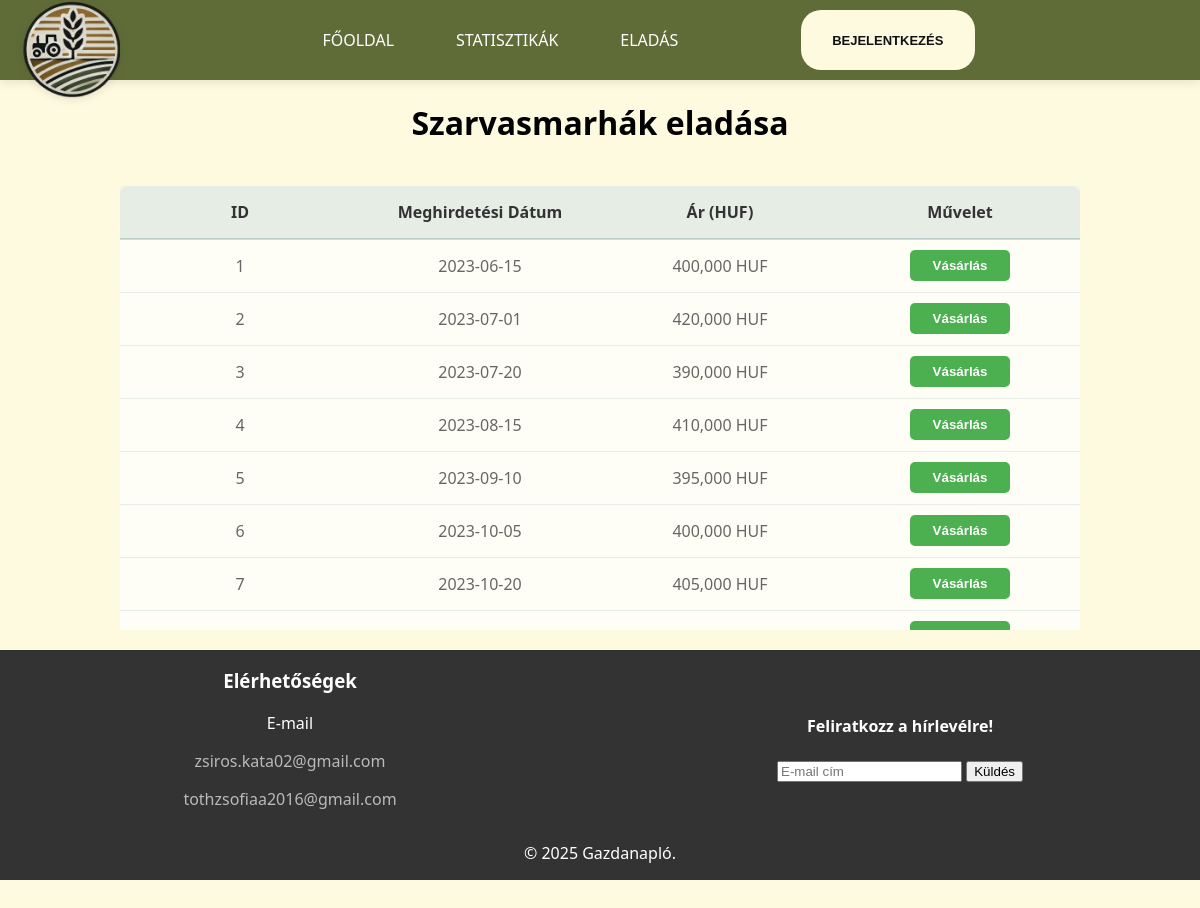
/main/sell.php, run on an earlier commit of the app's database.
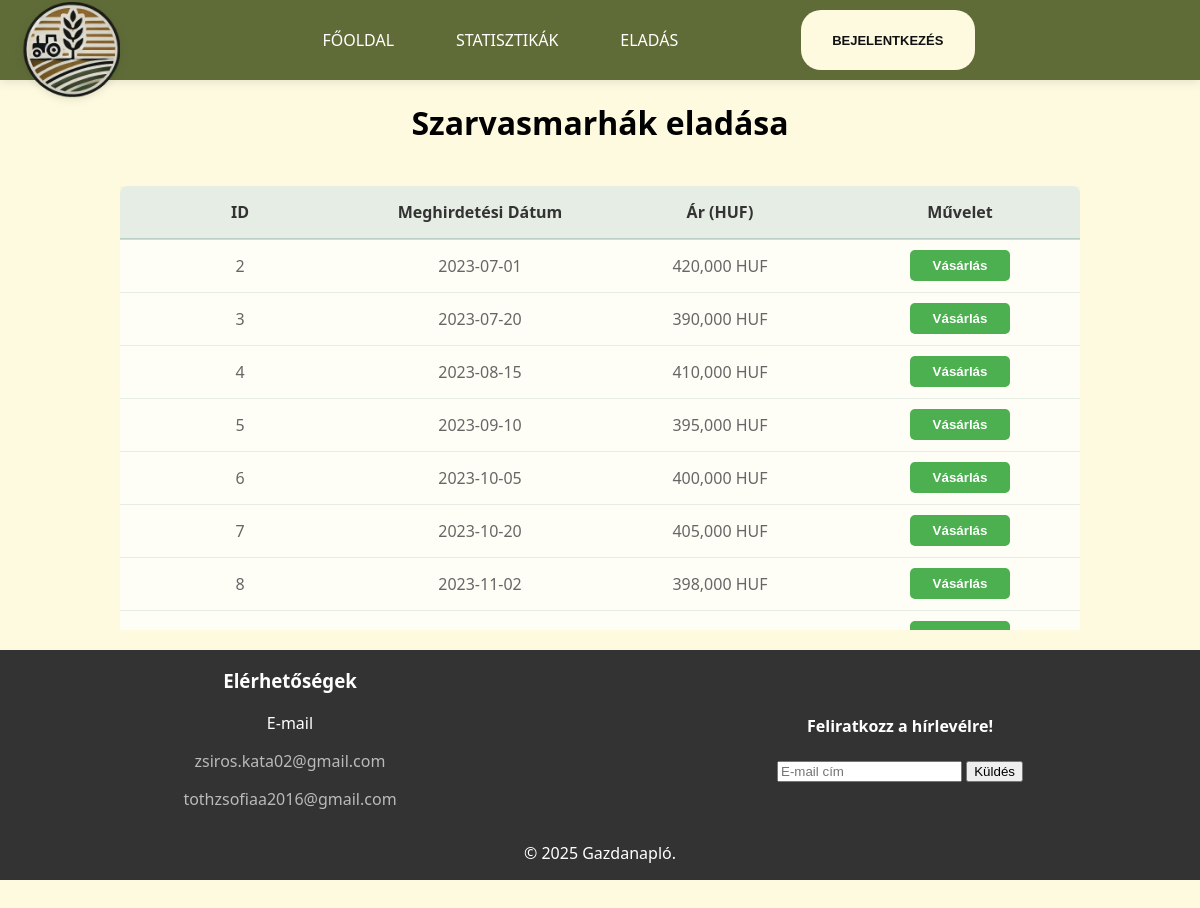
And on a later commit of the database.
### tables this page shows
CREATE TABLE `sales` (
  `id` int(11) NOT NULL,
  `cows_id` int(11) DEFAULT NULL,
  `customer_id` int(11) DEFAULT NULL,
  `sales_date` date DEFAULT NULL,
  `price` decimal(10,2) DEFAULT NULL,
  `sale_status` tinyint(1) NOT NULL DEFAULT 0
);

### main/sell.php (the view, shortened to what this page needs)
<?php
$servername = "localhost";
$username = "root";
$password = "";
$dbname = "gazdanaplo";
$conn = new mysqli($servername, $username, $password, $dbname);
$sql = "SELECT id, sales_date, customer_id, price, cows_id, sale_status FROM sales WHERE sale_status = 'available'";
$result = $conn->query($sql);
?>
<!DOCTYPE html>
<html lang="hu">
<head>
    <link rel="stylesheet" href="../css/nav.css">
    <link rel="stylesheet" href="../css/footer.css">
    <link rel="stylesheet" href="../css/selling.css">
</head>
<body>
<?php include '../main/nav.php'; ?>
    <h1>Szarvasmarhák eladása</h1>
    <div class="table-wrapper">
    <table>
        <tr>
            <th>ID</th>
            <th>Meghirdetési Dátum</th>
            <th>Ár (HUF)</th>
            <th>Művelet</th>
        </tr>
        <?php if ($result->num_rows > 0) {
          while($row = $result->fetch_assoc()) {
            echo "<tr id='row-" . $row["id"] . "'>
                    <td>" . $row["id"] . "</td>
                    <td>" . $row["sales_date"] . "</td>
                    <td>" . number_format($row["price"]) . " HUF</td>
                    <td>
                        <button class='purchase-button' data-price='" . $row["price"] . "' data-sale-id='" . $row["id"] . "'>
                            Vásárlás
                        </button>
                    </td>
                  </tr>";
            }
        } else {
            echo "<tr><td colspan='4'>Nincs elérhető adat</td></tr>";
        } ?>
    </table>
</div>
<button class="dismiss" id="close-confirmation">×</button>
<footer>
    <?php include '../main/footer.php'; ?>
</footer>
</body>
</html>

### main/nav.php (shortened to what this page needs)
<nav>
    <div class="logo-container">
        <?php
            echo '<img src="/vizsgaremek/cowPicture/logo.png" alt="Logo">';
        ?>
    </div>
    <div class="nav-links">
        <div class="links">
            <?php
            if (!isset($_SESSION['logged_in']) || $_SESSION['logged_in'] === false) {
                echo '<a href="/vizsgaremek/index.php">Főoldal</a>';
                echo '<a href="/vizsgaremek/main/static.php">Statisztikák</a>';
                echo '<a href="/vizsgaremek/main/sell.php">Eladás</a>';
            } else {
                echo '<a href="main.php">Főoldal</a>';
                echo '<a href="list.php">Cikkek</a>';
                echo '<a href="farm_states.php">Farm állománya</a>';
                echo '<a href="newcow.php">Új Szarvasmarha</a>';
            }
            ?>
        </div>
        <div class="button-container" id="buttonContainer">
            <?php
            if (isset($_SESSION['logged_in']) && $_SESSION['logged_in'] === true) {
                echo '<button><a href="logout.php">Kijelentkezés</a></button>';
            } else {
                echo '<button><a href="/vizsgaremek/admin/index.php">Bejelentkezés</a>
                    <div class="arrow-wrapper">
                        <div class="arrow"></div>
                    </div>
                </button>';
            }
            ?>
        </div>
    </div>
</nav>

### main/footer.php (shortened to what this page needs)
<div class="container">
    <div class="contacts">
    <h3>Elérhetőségek</h3>
        <p>E-mail</p>
        <p><a href="mailto:zsiros.kata02@gmail.com">zsiros.kata02@gmail.com</a></p>
        <p><a href="mailto:tothzsofiaa2016@gmail.com">tothzsofiaa2016@gmail.com</a></p>
    </div>
    <div class="newsletter">
        <h4>Feliratkozz a hírlevélre!</h4>
        <form method="post" action="">
            <input type="email" name="email" placeholder="E-mail cím" required>
            <input type="submit" value="Küldés">
        </form>
    </div>
    <p class="center">&copy; 2025 Gazdanapló.</p>
</div>

### css/nav.css (style rules this page uses)
body { font-family: system-ui, -apple-system, BlinkMacSystemFont, 'Segoe UI', Roboto, Oxygen, Ubuntu, Cantarell, 'Open Sans', 'Helvetica Neue', sans-serif; background-color: #fefae0; padding-top: 80px; }
nav { background-color: #606c38; display: grid; grid-template-columns: 200px 1fr 200px; align-items: center; width: 100%; position: fixed; top: 0; left: 0; z-index: 1000; box-shadow: 0 2px 10px rgba(0,0,0,0.1); height: 80px; }
.logo-container { grid-column: 1; padding-left: 20px; display: flex; align-items: center; }
.logo-container img { width: 100px; margin-bottom: -20px; height: auto; filter: drop-shadow(0 2px 4px rgba(0,0,0,0.1)); }
.nav-links { grid-column: 2; display: flex; justify-content: center; align-items: center; width: 100%; }
.links { display: flex; justify-content: center; align-items: center; gap: 30px; width: 100%; }
.button-container { grid-column: 3; display: flex; justify-content: flex-end; padding-right: 20px; margin-left: auto; }
nav a { color: white; padding: 1rem; text-decoration: none; text-transform: uppercase; transition: all 0.3s cubic-bezier(0.4, 0, 0.2, 1); position: relative; cursor: pointer; }
nav a::after { content: ''; position: absolute; width: 0; height: 2px; bottom: 0; left: 50%; background-color: #FEFAE0; transition: all 0.3s cubic-bezier(0.4, 0, 0.2, 1); transform: translateX(-50%); }
nav button { margin: 10px 5px 10px 0; border: 0; }
.button-container button { --primary-color: #FEFAE0; --secondary-color: #111; --hover-color: #111; --arrow-width: 10px; --arrow-stroke: 2px; border-radius: 20px; padding: 0.5em 1.2em; background: var(--primary-color); display: flex; font-weight: bold; font-size: small; transition: all 0.3s cubic-bezier(0.4, 0, 0.2, 1); position: relative; overflow: hidden; margin-left: auto; }
.button-container button::before { content: ''; position: absolute; top: 50%; left: 50%; width: 0; height: 0; background: rgba(0, 0, 0, 0.1); border-radius: 50%; transform: translate(-50%, -50%); transition: width 0.6s ease, height 0.6s ease; }
.button-container button a { text-decoration: none; color: var(--secondary-color); position: relative; z-index: 1; }
@media (min-width: 1025px) { .nav-links { position: static; display: flex; flex-direction: row; opacity: 1; transform: none; pointer-events: all; padding: 0; background: none; box-shadow: none; height: auto; justify-content: center; width: 100%; } }
@media (min-width: 1025px) { .links { display: flex; flex-direction: row; gap: 30px; margin: 0; justify-content: center; width: 100%; } }
@media (min-width: 1025px) { .links a { padding: 0.5rem 1rem; font-size: 1rem; font-weight: 500; text-align: center; } }
@media (min-width: 1025px) { .button-container { margin-right: 0; display: flex; align-items: center; } }

### css/footer.css (style rules this page uses)
html, body { height: 100%; margin: 0; display: flex; flex-direction: column; }
footer { width: 100%; background-color: #333; color: white; text-align: center; }
footer h3 { place-self: center; }
footer .center { text-align: center; grid-column: 1/3; }
.container { display: grid; grid-template-columns: repeat(2, 1fr); }
.contacts a { color: #bababb; text-decoration: none; }
@media only screen and (max-width: 2000px) { footer .container { display: grid; grid-template-columns: repeat(2, 1fr); } }
@media only screen and (max-width: 2000px) { footer .contacts { padding-right: 20px; place-self: center; } }
@media only screen and (max-width: 2000px) { footer .newsletter { grid-column: 2; place-self: center; } }

What changed in the data, as far as the page shows it:
no longer on this page (row edited): sales: id "1", sales_date "2023-06-15", price "400,000"
now on this page (row unchanged): sales: id "8", sales_date "2023-11-02", price "398,000"
